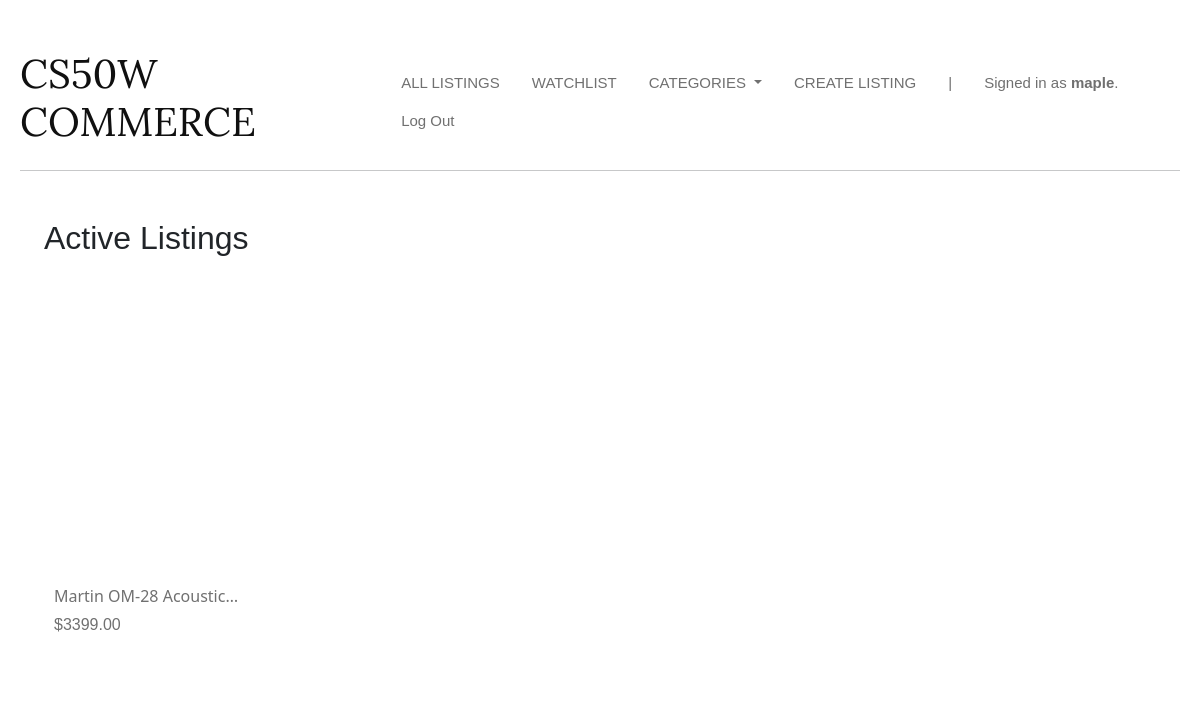
The page /displayCategories/1 (signed in) on the database its author committed.
### auctions/models.py (models this page shows, shortened)
class User(AbstractUser):
    pass

class Listing(models.Model):
    title = models.CharField(max_length=50)
    description = models.CharField(max_length=1000)
    image = models.CharField(max_length=1000)
    price = models.FloatField()
    isActive = models.BooleanField(default=True)
    user = models.ForeignKey(User, on_delete=models.CASCADE, blank=True, null=True, related_name="user")
    category = models.ForeignKey(Category, on_delete=models.CASCADE, blank=True, null=True, related_name="category")
    watchlist = models.ManyToManyField(User, blank=True, null=True, related_name="listingWatchlist")

### auctions/views.py (the view)
# urls.py: path("displayCategories/<int:category_id>", views.displayCategories, name="displayCategories"),
def displayCategories(request, category_id):
    category = Category.objects.get(pk=category_id)
    activeListings = Listing.objects.filter(isActive=True, category=category)
    allCategories = Category.objects.all()
    return render(request, "auctions/index.html", {
        "listings": activeListings,
        "categories": allCategories
    })

### auctions/templates/auctions/index.html
{% extends "auctions/layout.html" %}
{% block body %}
    <h2 class="mt-5 mx-4" style="font-family: 'Plus Jakarta Sans', sans-serif;">Active Listings</h2>
    <div class="row mx-1">
        {% for listing in listings %}
            <div class="card mx-1 my-4" style="width: 16rem; border: none;">
                <a href="{% url 'listing' id=listing.id %}">
                    <div class="card-image-container" style="background-image: url('{{ listing.image }}');"></div>
                </a>
                <div class="card-body d-flex flex-column justify-content-between">
                    <h6 class="card-title clamp-title">{{ listing.title }}</h6>
                    <h6 class="listing-price mb-3">${{ listing.price|floatformat:"2" }}</h6>
                </div>
            </div>
        {% endfor %}
    </div>
{% endblock %}

### auctions/templates/auctions/layout.html (shortened to what this page needs)
{% load static %}
<!DOCTYPE html>
<html lang="en">
    <head>
        <link href="https://cdn.jsdelivr.net/npm/bootstrap@5.3.3/dist/css/bootstrap.min.css" rel="stylesheet">
          <link href="{% static 'auctions/styles.css' %}" rel="stylesheet">
    </head>
    <body>
        <div class="d-flex justify-content-between align-items-center">
            <h1 class="title">CS50W COMMERCE</h1>
            <ul class="nav">
                <li class="nav-item">
                    <a class="nav-link" href="{% url 'index' %}">ALL LISTINGS</a>
                </li>
                {% if user.is_authenticated %}
                    <li class="nav-item">
                        <a class="nav-link" href="{% url 'watchlist' %}">WATCHLIST</a>
                    </li>
                    <li class="nav-item dropdown">
                        <a class="nav-link dropdown-toggle" href="#" id="categoriesDropdown" role="button" data-bs-toggle="dropdown" aria-expanded="false">
                            CATEGORIES
                        </a>
                    </li>
                    <li class="nav-item">
                        <a class="nav-link" href="{% url 'create' %}">CREATE LISTING</a>
                    </li>
                    <li class="nav-item">
                        <p class="nav-link mb-0">|</p>
                    </li>
                    <li class="nav-item nav-username">
                        <p class="nav-link mb-0">Signed in as <strong !important>{{ user.username }}</strong>.</p>
                    </li>
                    <li class="nav-item">
                        <a class="nav-link" href="{% url 'logout' %}">Log Out</a>
                    </li>
                {% endif %}
            </ul>
        </div>
        <hr>
        {% block body %}
        {% endblock %}
    </body>
</html>

### auctions/static/auctions/styles.css (style rules this page uses)
body { max-width: 1400px; margin: 0 auto; padding: 50px 20px; }
.card-body a.card-title, .card-body .listing-price { text-decoration: none !important; }
.card { transition: box-shadow 0.3s ease-in-out; padding: 10px; }
.card-body { color: #707070 !important; }
.card-image-container { width: 100%; height: 17rem; background-size: cover; background-position: center; background-repeat: no-repeat; overflow: hidden; }
.title { color: rgb(16, 16, 16); font-family: "Lora", serif; font-weight: 400; }
.nav-link { color: #707070 !important; font-size: 15px !important; font-family: "Raleway", sans-serif; font-optical-sizing: auto; font-weight: 300; font-style: normal; }
.nav-username strong { font-weight: bold; }
.nav-item:nth-last-child(2) .nav-link { font-weight: normal !important; color: #707070 !important; }
.clamp-title { display: -webkit-box; -webkit-line-clamp: 1; -webkit-box-orient: vertical; overflow: hidden; }
.listing-price, .listing-bid { font-family: "Raleway", sans-serif; font-optical-sizing: auto; font-style: normal; }
h1,h4 { color: #424a4e;; font-weight: bold; }

### rows shown on the page
User: username "maple"
Listing: title "Martin OM-28…", price "3399.00"
